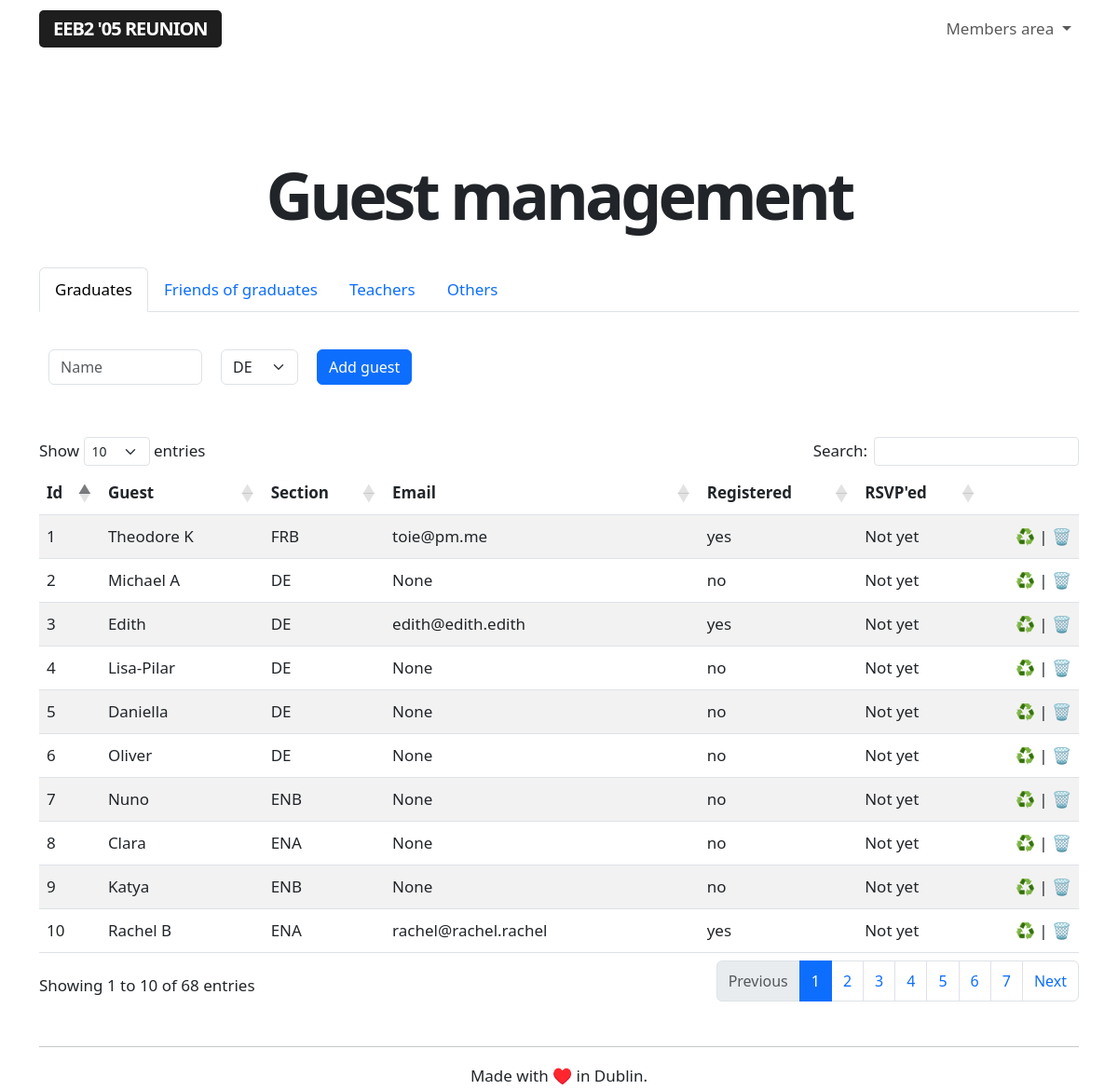
The app's page /admin/guests (signed in), older data.
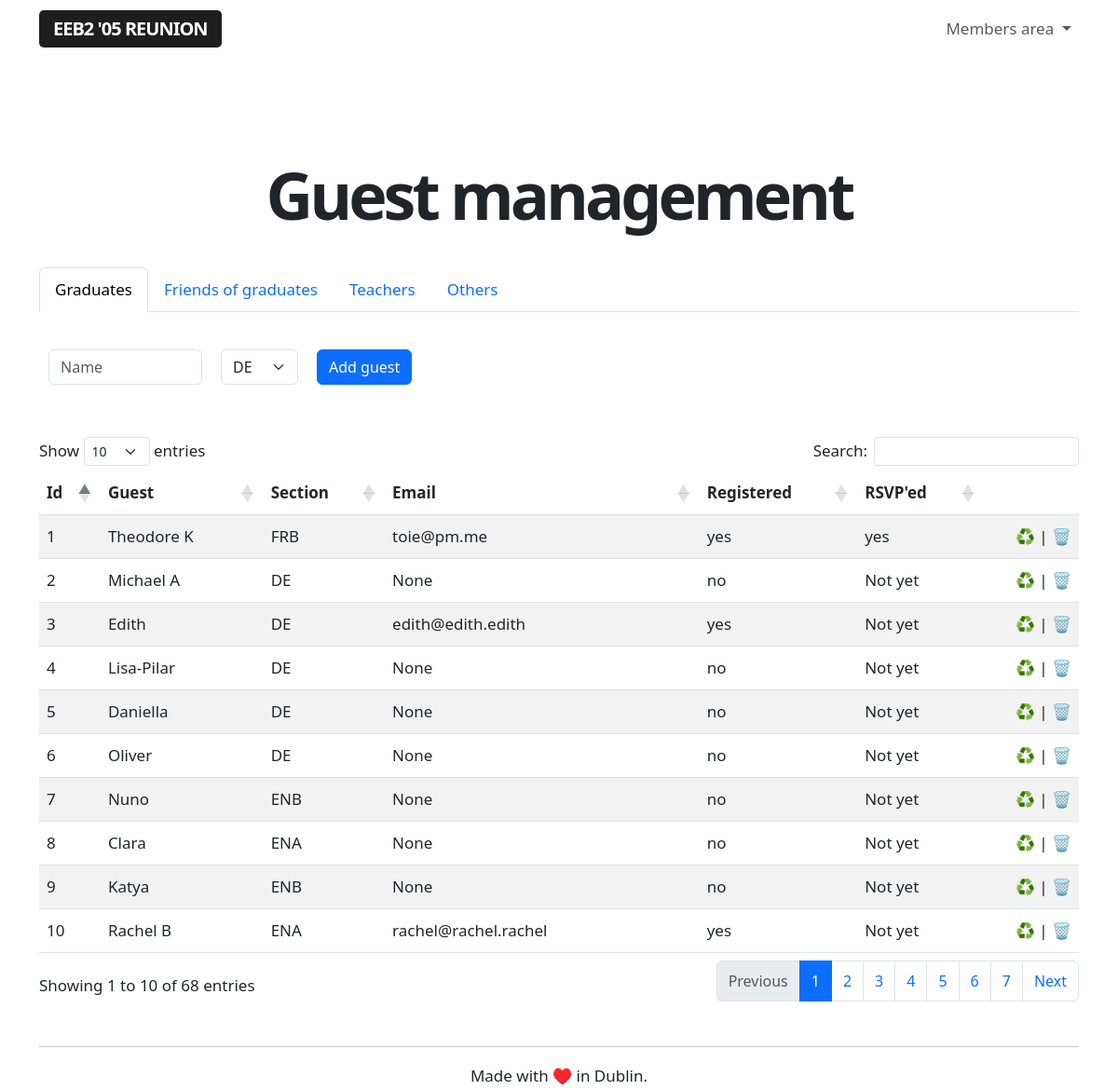
The same page, newer data.
### app/models.py (models this page shows, shortened)
class Guest(db.Model):
    id = db.Column(db.Integer, primary_key=True)
    name = db.Column(db.String(64), index=True, unique=False)
    section = db.Column(db.String(64), index=True, unique=False)
    email = db.Column(db.String(120), index=True, unique=True)
    registered = db.Column(db.String(120), index=True, unique=False)
    rsvp = db.Column(db.String(64), index=True, unique=False)

### app/routes.py (the view, shortened to what this page needs)
@app.route('/admin/guests', methods=['GET', 'POST'])
@login_required
def adminguestmanagement():
    if current_user.role == 'admin':
        guests = Guest.query.order_by(Guest.id.asc())
        friends = User.query.filter_by(role='I was friends with people who graduated in 2005').order_by(User.name.asc())
        teachers = User.query.filter_by(role='I was a teacher at the EEB2').order_by(User.name.asc())
        others = User.query.filter_by(role='Other').order_by(User.name.asc())
        form = AddGuestForm()
    else:
        flash('This is a restricted area.')
        return redirect(url_for('index'))
    return render_template("guest_management.html", title='Guest list management',
        guests=guests, friends=friends, teachers=teachers, others=others, form=form)

### app/forms.py
class AddGuestForm(FlaskForm):
    guestname = StringField('Name', validators=[DataRequired()])
    section = SelectField(u'Section', choices = [], validators = [DataRequired()])
    submit = SubmitField('Add guest')
    def __init__(self):
        super(AddGuestForm, self).__init__()
        self.section.choices = Section.query.order_by(Section.section.asc()).all()

### app/models.py (called while the page is built)
@login.user_loader
def load_user(id):
    return User.query.get(int(id))

    def __repr__(self):
        return '{}'.format(self.section)

### app/templates/guest_management.html (shortened to what this page needs)
{% extends "base.html" %}
{% block content %}
<div class="title">
    <h1>Guest management</h1>
</div>
<br>
<br>
<nav>
  <div class="nav nav-tabs" id="nav-tab" role="tablist">
    <button class="nav-link active" id="nav-graduates-tab" data-bs-toggle="tab" data-bs-target="#nav-graduates" type="button" role="tab" aria-controls="nav-graduates" aria-selected="true">Graduates</button>
    <button class="nav-link" id="nav-friends-tab" data-bs-toggle="tab" data-bs-target="#nav-friends" type="button" role="tab" aria-controls="nav-friends" aria-selected="false">Friends of graduates</button>
    <button class="nav-link" id="nav-teachers-tab" data-bs-toggle="tab" data-bs-target="#nav-teachers" type="button" role="tab" aria-controls="nav-teachers" aria-selected="false">Teachers</button>
    <button class="nav-link" id="nav-others-tab" data-bs-toggle="tab" data-bs-target="#nav-others" type="button" role="tab" aria-controls="nav-others" aria-selected="false">Others</button>
  </div>
</nav>
<div class="tab-content" id="nav-tabContent">
    <div class="tab-pane fade show active" id="nav-graduates" role="tabpanel" aria-labelledby="nav-graduates-tab" tabindex="0">
        <br>
        <form action="" method="post" novalidate>
            <table>
                <tbody>
                    <tr>
                        <td class="guesttable">
                            <p>
                                {{ form.guestname(size=10, class_='form-control', placeholder="Name")}}
                            </p>
                        </td>
                        <td class="guesttable">
                            <p>
                                {{ form.section(class_='form-select')}}
                            </p>
                        </td>
                        <td class="guesttable">
                            <p>{{ form.submit(class_='btn btn-primary') }}</p>
                        </td>
                    </tr>
                </tbody>
            </table>
            <br>
        </form>
        <table id="guest-management-table" class="table table-striped">
            <thead>
                <tr>
                    <th>Id</th>
                    <th>Guest</th>
                    <th>Section</th>
                    <th>Email</th>
                    <th>Registered</th>
                    <th>RSVP'ed</th>
                    <th></th>
                </tr>
            </thead>
            <tbody>
                {% for guest in guests %}
                    {% include '_guests.html' %}
                {% endfor %}
            </tbody>
        </table>
    </div>
</div>
{% endblock %}

### app/templates/_guests.html
<tr>
    <td>{{ guest.id }}</td>
    <td>{{ guest.name }}</td>
    <td>{{ guest.section }}</td>
    <td>{{ guest.email }}</td>
    <td>{{ guest.registered }}</td>
    <td>{{ guest.rsvp }}</td>
    <td class="aligniconsright"><a class="nolinkdecoration" href="{{ url_for('resetGuest', guestid=guest.id) }}">♻️</a> | <a class="nolinkdecoration" href="{{ url_for('delete_guest', guestid=guest.id) }}">🗑️</a></td>
</tr>

Row changes from the older to the newer data that the page shows:
changed Guest "Theodore K": rsvp "Not yet" → "yes"
